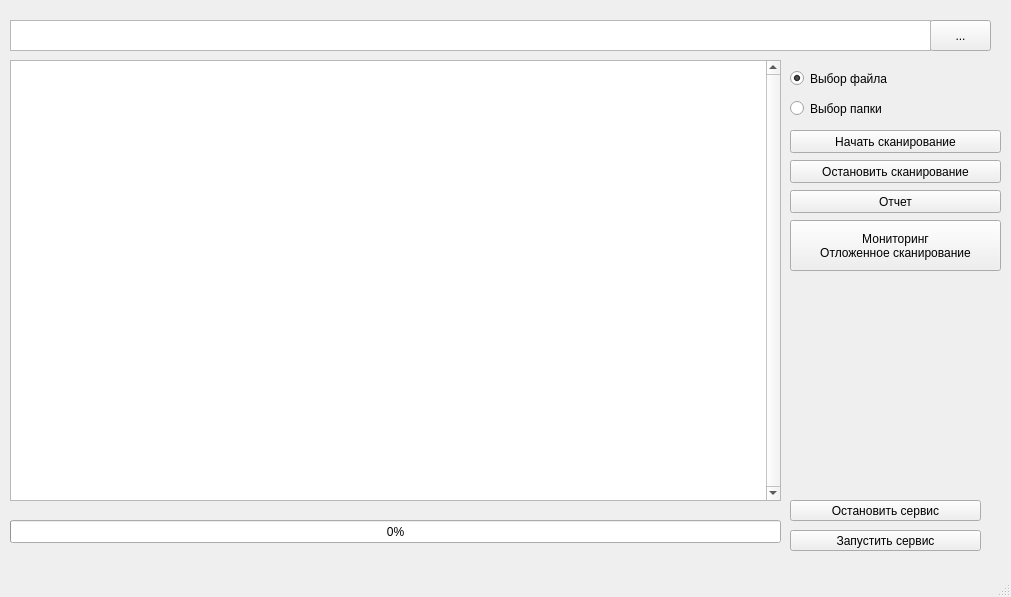
<?xml version="1.0" encoding="UTF-8"?>
<ui version="4.0">
 <class>MainWindow</class>
 <widget class="QMainWindow" name="MainWindow">
  <property name="geometry">
   <rect>
    <x>0</x>
    <y>0</y>
    <width>1011</width>
    <height>597</height>
   </rect>
  </property>
  <property name="windowTitle">
   <string>Клиент</string>
  </property>
  <widget class="QWidget" name="centralwidget">
   <widget class="QStackedWidget" name="stackedWidget">
    <property name="geometry">
     <rect>
      <x>0</x>
      <y>0</y>
      <width>1011</width>
      <height>581</height>
     </rect>
    </property>
    <property name="lineWidth">
     <number>0</number>
    </property>
    <property name="currentIndex">
     <number>0</number>
    </property>
    <widget class="QWidget" name="page">
     <widget class="QPushButton" name="bScan">
      <property name="geometry">
       <rect>
        <x>790</x>
        <y>130</y>
        <width>211</width>
        <height>23</height>
       </rect>
      </property>
      <property name="text">
       <string>Начать сканирование</string>
      </property>
     </widget>
     <widget class="QPushButton" name="bReport">
      <property name="geometry">
       <rect>
        <x>790</x>
        <y>190</y>
        <width>211</width>
        <height>23</height>
       </rect>
      </property>
      <property name="text">
       <string>Отчет</string>
      </property>
     </widget>
     <widget class="QPushButton" name="pScanMonit">
      <property name="geometry">
       <rect>
        <x>790</x>
        <y>220</y>
        <width>211</width>
        <height>51</height>
       </rect>
      </property>
      <property name="text">
       <string>Мониторинг
Отложенное сканирование</string>
      </property>
     </widget>
     <widget class="QPushButton" name="bStop">
      <property name="geometry">
       <rect>
        <x>790</x>
        <y>160</y>
        <width>211</width>
        <height>23</height>
       </rect>
      </property>
      <property name="text">
       <string>Остановить сканирование</string>
      </property>
     </widget>
     <widget class="QRadioButton" name="rbDir">
      <property name="geometry">
       <rect>
        <x>790</x>
        <y>100</y>
        <width>201</width>
        <height>17</height>
       </rect>
      </property>
      <property name="text">
       <string>Выбор папки</string>
      </property>
      <property name="checked">
       <bool>false</bool>
      </property>
     </widget>
     <widget class="QRadioButton" name="rbFile">
      <property name="geometry">
       <rect>
        <x>790</x>
        <y>70</y>
        <width>201</width>
        <height>17</height>
       </rect>
      </property>
      <property name="text">
       <string>Выбор файла</string>
      </property>
      <property name="checked">
       <bool>true</bool>
      </property>
     </widget>
     <widget class="QPushButton" name="bChose">
      <property name="geometry">
       <rect>
        <x>930</x>
        <y>20</y>
        <width>61</width>
        <height>31</height>
       </rect>
      </property>
      <property name="text">
       <string>...</string>
      </property>
     </widget>
     <widget class="QTextEdit" name="textEdit">
      <property name="geometry">
       <rect>
        <x>10</x>
        <y>20</y>
        <width>921</width>
        <height>31</height>
       </rect>
      </property>
     </widget>
     <widget class="QTextBrowser" name="textBrowser">
      <property name="geometry">
       <rect>
        <x>10</x>
        <y>60</y>
        <width>771</width>
        <height>441</height>
       </rect>
      </property>
      <property name="verticalScrollBarPolicy">
       <enum>Qt::ScrollBarAlwaysOn</enum>
      </property>
     </widget>
     <widget class="QProgressBar" name="progressBar">
      <property name="geometry">
       <rect>
        <x>10</x>
        <y>520</y>
        <width>771</width>
        <height>23</height>
       </rect>
      </property>
      <property name="value">
       <number>0</number>
      </property>
     </widget>
     <widget class="QPushButton" name="bStartServ">
      <property name="geometry">
       <rect>
        <x>790</x>
        <y>530</y>
        <width>191</width>
        <height>21</height>
       </rect>
      </property>
      <property name="text">
       <string>Запустить сервис</string>
      </property>
     </widget>
     <widget class="QPushButton" name="bStopServ">
      <property name="geometry">
       <rect>
        <x>790</x>
        <y>500</y>
        <width>191</width>
        <height>21</height>
       </rect>
      </property>
      <property name="text">
       <string>Остановить сервис</string>
      </property>
     </widget>
    </widget>
    <widget class="QWidget" name="page_2">
     <widget class="QPushButton" name="bToQuar">
      <property name="geometry">
       <rect>
        <x>800</x>
        <y>20</y>
        <width>201</width>
        <height>23</height>
       </rect>
      </property>
      <property name="text">
       <string>Переместить в карантин</string>
      </property>
     </widget>
     <widget class="QPushButton" name="bReturnQuar">
      <property name="geometry">
       <rect>
        <x>800</x>
        <y>50</y>
        <width>201</width>
        <height>23</height>
       </rect>
      </property>
      <property name="text">
       <string>Вернуть из карантина</string>
      </property>
     </widget>
     <widget class="QPushButton" name="bDelete">
      <property name="geometry">
       <rect>
        <x>800</x>
        <y>80</y>
        <width>201</width>
        <height>23</height>
       </rect>
      </property>
      <property name="text">
       <string>Удалить</string>
      </property>
     </widget>
     <widget class="QPushButton" name="bBack">
      <property name="geometry">
       <rect>
        <x>800</x>
        <y>520</y>
        <width>201</width>
        <height>23</height>
       </rect>
      </property>
      <property name="text">
       <string>Возврат</string>
      </property>
     </widget>
     <widget class="QListWidget" name="lQuar">
      <property name="geometry">
       <rect>
        <x>410</x>
        <y>20</y>
        <width>371</width>
        <height>521</height>
       </rect>
      </property>
      <property name="verticalScrollBarPolicy">
       <enum>Qt::ScrollBarAlwaysOn</enum>
      </property>
     </widget>
     <widget class="QLabel" name="label">
      <property name="geometry">
       <rect>
        <x>30</x>
        <y>0</y>
        <width>351</width>
        <height>16</height>
       </rect>
      </property>
      <property name="text">
       <string>Обнаруженные угрозы</string>
      </property>
     </widget>
     <widget class="QLabel" name="label_2">
      <property name="geometry">
       <rect>
        <x>430</x>
        <y>0</y>
        <width>351</width>
        <height>16</height>
       </rect>
      </property>
      <property name="text">
       <string>Карантин</string>
      </property>
     </widget>
     <widget class="QListWidget" name="lDetec">
      <property name="geometry">
       <rect>
        <x>10</x>
        <y>20</y>
        <width>391</width>
        <height>521</height>
       </rect>
      </property>
      <property name="verticalScrollBarPolicy">
       <enum>Qt::ScrollBarAlwaysOn</enum>
      </property>
     </widget>
    </widget>
    <widget class="QWidget" name="page_3">
     <widget class="QPushButton" name="bBackSM">
      <property name="geometry">
       <rect>
        <x>810</x>
        <y>530</y>
        <width>191</width>
        <height>23</height>
       </rect>
      </property>
      <property name="text">
       <string>Возврат</string>
      </property>
     </widget>
     <widget class="QTextEdit" name="textEdit_2">
      <property name="geometry">
       <rect>
        <x>10</x>
        <y>10</y>
        <width>921</width>
        <height>31</height>
       </rect>
      </property>
     </widget>
     <widget class="QPushButton" name="bChose_2">
      <property name="geometry">
       <rect>
        <x>930</x>
        <y>10</y>
        <width>61</width>
        <height>31</height>
       </rect>
      </property>
      <property name="text">
       <string>...</string>
      </property>
     </widget>
     <widget class="QListWidget" name="lMonit">
      <property name="geometry">
       <rect>
        <x>10</x>
        <y>80</y>
        <width>391</width>
        <height>471</height>
       </rect>
      </property>
      <property name="verticalScrollBarPolicy">
       <enum>Qt::ScrollBarAlwaysOn</enum>
      </property>
     </widget>
     <widget class="QListWidget" name="lTime">
      <property name="geometry">
       <rect>
        <x>410</x>
        <y>80</y>
        <width>391</width>
        <height>471</height>
       </rect>
      </property>
      <property name="verticalScrollBarPolicy">
       <enum>Qt::ScrollBarAlwaysOn</enum>
      </property>
     </widget>
     <widget class="QPushButton" name="bMonit">
      <property name="geometry">
       <rect>
        <x>810</x>
        <y>80</y>
        <width>181</width>
        <height>21</height>
       </rect>
      </property>
      <property name="text">
       <string>Начать отслеживание</string>
      </property>
     </widget>
     <widget class="QPushButton" name="bMonitEnd">
      <property name="geometry">
       <rect>
        <x>810</x>
        <y>110</y>
        <width>181</width>
        <height>21</height>
       </rect>
      </property>
      <property name="text">
       <string>Закончить отслеживание</string>
      </property>
     </widget>
     <widget class="QPushButton" name="bTime">
      <property name="geometry">
       <rect>
        <x>810</x>
        <y>260</y>
        <width>191</width>
        <height>21</height>
       </rect>
      </property>
      <property name="text">
       <string>Запланировать проверку</string>
      </property>
     </widget>
     <widget class="QTimeEdit" name="timeEdit">
      <property name="geometry">
       <rect>
        <x>810</x>
        <y>230</y>
        <width>191</width>
        <height>22</height>
       </rect>
      </property>
      <property name="styleSheet">
       <string notr="true"/>
      </property>
      <property name="maximumTime">
       <time>
        <hour>23</hour>
        <minute>59</minute>
        <second>59</second>
       </time>
      </property>
      <property name="displayFormat">
       <string>HH:mm</string>
      </property>
      <property name="timeSpec">
       <enum>Qt::LocalTime</enum>
      </property>
     </widget>
     <widget class="QPushButton" name="pushButton">
      <property name="geometry">
       <rect>
        <x>810</x>
        <y>290</y>
        <width>191</width>
        <height>21</height>
       </rect>
      </property>
      <property name="text">
       <string>Отменить проверку</string>
      </property>
     </widget>
     <widget class="QLabel" name="label_3">
      <property name="geometry">
       <rect>
        <x>20</x>
        <y>60</y>
        <width>351</width>
        <height>16</height>
       </rect>
      </property>
      <property name="text">
       <string>Мониторинг</string>
      </property>
     </widget>
     <widget class="QLabel" name="label_4">
      <property name="geometry">
       <rect>
        <x>420</x>
        <y>60</y>
        <width>351</width>
        <height>16</height>
       </rect>
      </property>
      <property name="text">
       <string>Запланированные проверки</string>
      </property>
     </widget>
    </widget>
   </widget>
  </widget>
  <widget class="QMenuBar" name="menubar">
   <property name="geometry">
    <rect>
     <x>0</x>
     <y>0</y>
     <width>1011</width>
     <height>20</height>
    </rect>
   </property>
  </widget>
  <widget class="QStatusBar" name="statusbar"/>
 </widget>
 <resources/>
 <connections/>
</ui>
